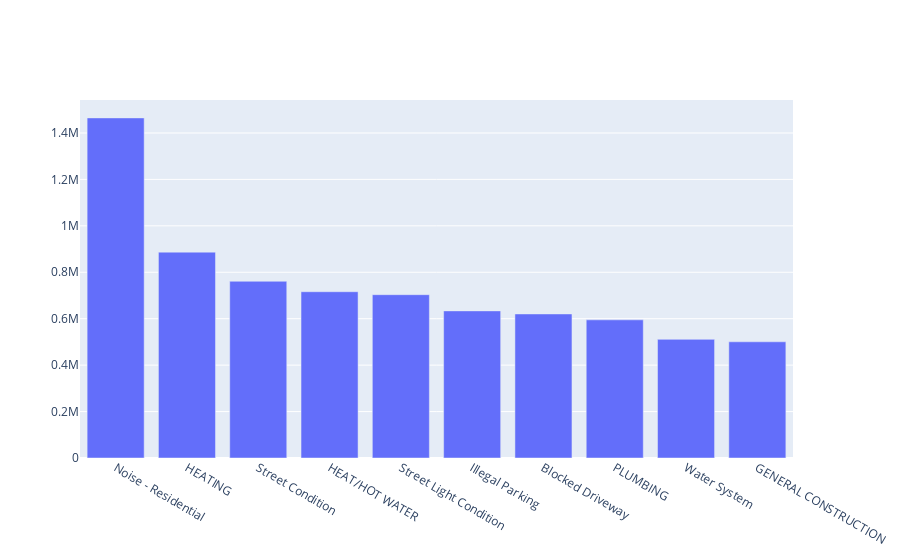

The code cell stored with this chart in its notebook:
### Code cell
startMeasurement()
df = pd.read_sql_query('SELECT ComplaintType, COUNT(*) as `numbersOf`'
                       'FROM data '
                       'GROUP BY ComplaintType '
                       'ORDER BY -numbersOf LIMIT 10', disk_engine)
iplot([go.Bar(x=df.ComplaintType, y=df.numbersOf)], filename='Najczesciej zglaszane skargi')

### Figure 1 — Plotly figure (JSON) as saved in the notebook; plotly's stock layout.template omitted (floating-point values rounded to 4 significant figures)
{"data": [{"type": "bar", "x": ["Noise - Residential", "HEATING", "Street Condition", "HEAT/HOT WATER", "Street Light Condition", "Illegal Parking", "Blocked Driveway", "PLUMBING", "Water System", "GENERAL CONSTRUCTION"], "y": [1464915, 886751, 761239, 716155, 703461, 633645, 620454, 595160, 510963, 500542]}], "layout": {}}
